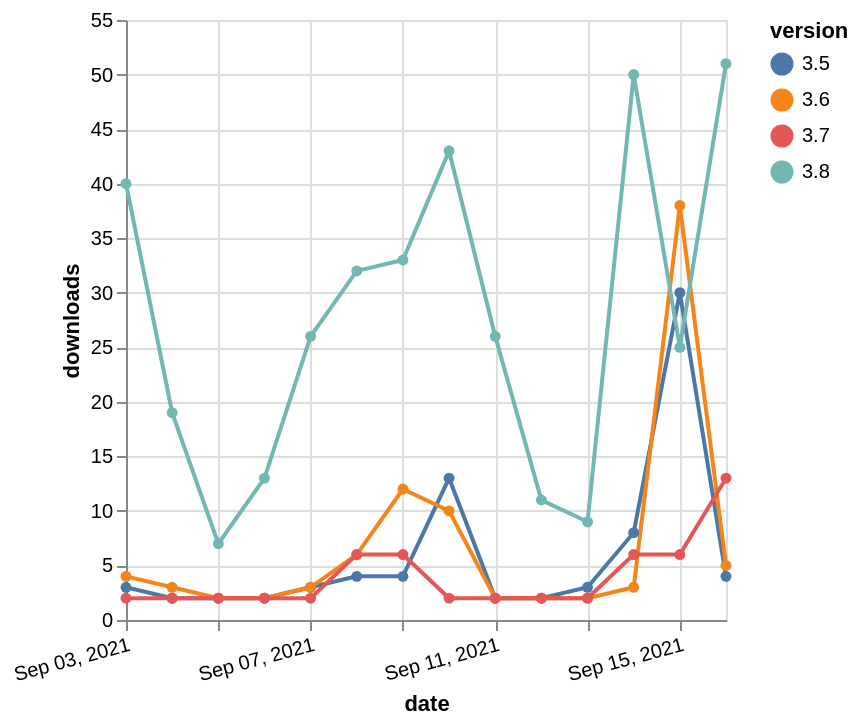

The specification (Vega-Lite) saved for this image:
### Vega-Lite specification from a JSON file in a GitHub repository (floating-point values rounded to 4 significant figures)
{"$schema": "https://vega.github.io/schema/vega-lite/v5.json", "description": "A simple bar chart with embedded data.", "data": {"values": [{"date": "2021-09-03", "total": 4269, "delta": 3, "version": "3.5"}, {"date": "2021-09-04", "total": 4271, "delta": 2, "version": "3.5"}, {"date": "2021-09-05", "total": 4273, "delta": 2, "version": "3.5"}, {"date": "2021-09-06", "total": 4275, "delta": 2, "version": "3.5"}, {"date": "2021-09-07", "total": 4278, "delta": 3, "version": "3.5"}, {"date": "2021-09-08", "total": 4282, "delta": 4, "version": "3.5"}, {"date": "2021-09-09", "total": 4286, "delta": 4, "version": "3.5"}, {"date": "2021-09-10", "total": 4299, "delta": 13, "version": "3.5"}, {"date": "2021-09-11", "total": 4301, "delta": 2, "version": "3.5"}, {"date": "2021-09-12", "total": 4303, "delta": 2, "version": "3.5"}, {"date": "2021-09-13", "total": 4306, "delta": 3, "version": "3.5"}, {"date": "2021-09-14", "total": 4314, "delta": 8, "version": "3.5"}, {"date": "2021-09-15", "total": 4344, "delta": 30, "version": "3.5"}, {"date": "2021-09-16", "total": 4348, "delta": 4, "version": "3.5"}, {"date": "2021-09-03", "total": 17098, "delta": 4, "version": "3.6"}, {"date": "2021-09-04", "total": 17101, "delta": 3, "version": "3.6"}, {"date": "2021-09-05", "total": 17103, "delta": 2, "version": "3.6"}, {"date": "2021-09-06", "total": 17105, "delta": 2, "version": "3.6"}, {"date": "2021-09-07", "total": 17108, "delta": 3, "version": "3.6"}, {"date": "2021-09-08", "total": 17114, "delta": 6, "version": "3.6"}, {"date": "2021-09-09", "total": 17126, "delta": 12, "version": "3.6"}, {"date": "2021-09-10", "total": 17136, "delta": 10, "version": "3.6"}, {"date": "2021-09-11", "total": 17138, "delta": 2, "version": "3.6"}, {"date": "2021-09-12", "total": 17140, "delta": 2, "version": "3.6"}, {"date": "2021-09-13", "total": 17142, "delta": 2, "version": "3.6"}, {"date": "2021-09-14", "total": 17145, "delta": 3, "version": "3.6"}, {"date": "2021-09-15", "total": 17183, "delta": 38, "version": "3.6"}, {"date": "2021-09-16", "total": 17188, "delta": 5, "version": "3.6"}, {"date": "2021-09-03", "total": 51087, "delta": 40, "version": "3.8"}, {"date": "2021-09-04", "total": 51106, "delta": 19, "version": "3.8"}, {"date": "2021-09-05", "total": 51113, "delta": 7, "version": "3.8"}, {"date": "2021-09-06", "total": 51126, "delta": 13, "version": "3.8"}, {"date": "2021-09-07", "total": 51152, "delta": 26, "version": "3.8"}, {"date": "2021-09-08", "total": 51184, "delta": 32, "version": "3.8"}, {"date": "2021-09-09", "total": 51217, "delta": 33, "version": "3.8"}, {"date": "2021-09-10", "total": 51260, "delta": 43, "version": "3.8"}, {"date": "2021-09-11", "total": 51286, "delta": 26, "version": "3.8"}, {"date": "2021-09-12", "total": 51297, "delta": 11, "version": "3.8"}, {"date": "2021-09-13", "total": 51306, "delta": 9, "version": "3.8"}, {"date": "2021-09-14", "total": 51356, "delta": 50, "version": "3.8"}, {"date": "2021-09-15", "total": 51381, "delta": 25, "version": "3.8"}, {"date": "2021-09-16", "total": 51432, "delta": 51, "version": "3.8"}, {"date": "2021-09-03", "total": 14125, "delta": 2, "version": "3.7"}, {"date": "2021-09-04", "total": 14127, "delta": 2, "version": "3.7"}, {"date": "2021-09-05", "total": 14129, "delta": 2, "version": "3.7"}, {"date": "2021-09-06", "total": 14131, "delta": 2, "version": "3.7"}, {"date": "2021-09-07", "total": 14133, "delta": 2, "version": "3.7"}, {"date": "2021-09-08", "total": 14139, "delta": 6, "version": "3.7"}, {"date": "2021-09-09", "total": 14145, "delta": 6, "version": "3.7"}, {"date": "2021-09-10", "total": 14147, "delta": 2, "version": "3.7"}, {"date": "2021-09-11", "total": 14149, "delta": 2, "version": "3.7"}, {"date": "2021-09-12", "total": 14151, "delta": 2, "version": "3.7"}, {"date": "2021-09-13", "total": 14153, "delta": 2, "version": "3.7"}, {"date": "2021-09-14", "total": 14159, "delta": 6, "version": "3.7"}, {"date": "2021-09-15", "total": 14165, "delta": 6, "version": "3.7"}, {"date": "2021-09-16", "total": 14178, "delta": 13, "version": "3.7"}]}, "width": "container", "mark": {"type": "line", "point": {"filled": true}}, "encoding": {"x": {"field": "date", "type": "temporal", "timeUnit": "yearmonthdate", "title": "date", "axis": {"labelAngle": -15}}, "y": {"field": "delta", "type": "quantitative", "title": "downloads"}, "color": {"field": "version", "type": "nominal"}, "tooltip": {"field": "delta"}}}
